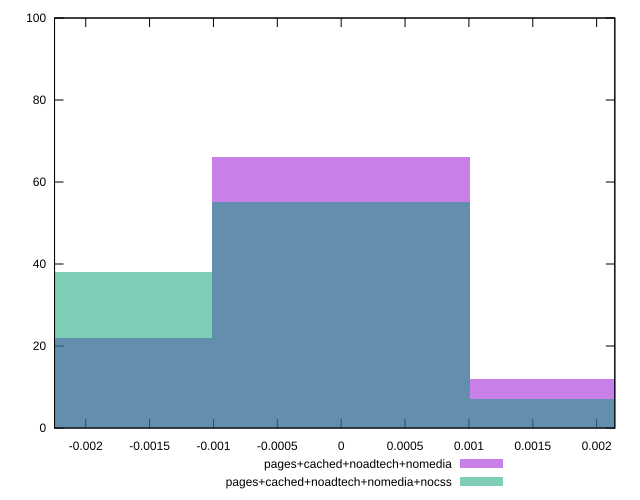

Here is the gnuplot script that generated this plot:
reset

$pagesCachedNoadtechNomedia <<EOF
-0.002023411124709114 22
0 66
0.002023411124709114 12
EOF

$pagesCachedNoadtechNomediaNocss <<EOF
0 55
-0.002023411124709114 38
0.002023411124709114 7
EOF

set key outside below
set boxwidth 0.002023411124709114
set xrange [-0.0022441742399421285:0.0021423566453296523]
set yrange [0:100]
set trange [0:100]
set style fill transparent solid 0.5 noborder
set terminal svg size 640, 500 enhanced background rgb 'white'
set output "report_00018_2021-02-10T15-25-16.877Z/meta/pScore-difference/comparison/histogram/3_vs_4.svg"

plot $pagesCachedNoadtechNomedia title "pages+cached+noadtech+nomedia" with boxes, \
     $pagesCachedNoadtechNomediaNocss title "pages+cached+noadtech+nomedia+nocss" with boxes

reset
